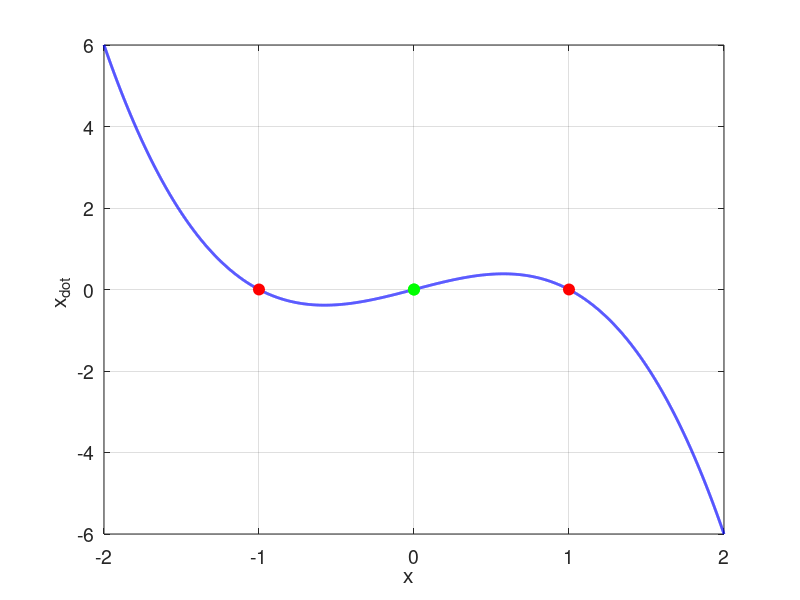

Recreate this plot in MATLAB. (Note: this script raises an error after producing the figure.)
% np003.m

% Physics of Neurones
% [1D] Dynamical Models: EXAMPLES
%   CELL 1: Phase Portrait Plot
%            Define function in CELL 1
%   CELL 2: Time Evolution of State Variable: Solve equation of motion
%            Define function in CELL 3 at end of Script

% DOING PHYSICS WITH MATLAB: 
%   http://www.physics.usyd.edu.au/teach_res/mp/mphome.htm
% Documentation
%   http://www.physics.usyd.edu.au/teach_res/mp/doc/np001.htm
% Download Scripts
%   http://www.physics.usyd.edu.au/teach_res/mp/mscripts/

% Ian Cooper  MatlabVisualPhysics@gmail.com
% 191102

close all
clc
clear

tic

% =====================================================================
% #1   PHASE PORTRAIT PLOT xDot vs x 
% =====================================================================
% x grid 
  xMin = -2;
  xMax = 2;
  Nx = 9999;
  x = linspace(xMin,xMax, Nx);

% Define function
%  xDot = -1 + x.^2;
   xDot = x - x.^3;
   
% Find equilibrium points xDot = 0  
%   zCount     Number of equilibrium points  
%   zIndex     Indices for equilibrium points 
%   ep = -1    Stable equilibrium point
%   ep = + 1   Unstable equilibrium point

  zCount = 0;
  
  for c = 1:Nx-1
    zSign = xDot(c)*xDot(c+1);
      if zSign <= 0
         zCount = zCount + 1;
         zIndex(zCount) = c;
      end
  end

  zLen = length(zIndex);
  if zLen > 0
  % Equilibrium Points
    disp('Equilibrium Points')
    disp(x(zIndex));
    
    ep = zeros(zLen,1);
      for c =  1 : zLen
        ep(c) = sign( xDot(zIndex(c)+1) - xDot(zIndex(c)-1) );
      end
  end

figure(1)  % Phase Portrait Plot
  pos = [0.05 0.05 0.25 0.35];
  set(gcf,'Units','normalized');
  set(gcf,'Position',pos);
  set(gcf,'color','w');
  LW = 2;
 
  hold on
  xP = x; yP = xDot;
  plot(xP,yP,'b','linewidth',LW)
  
for c = 1 : zLen
  if ep(c) == -1; col = 'r'; end
  if ep(c) ==  1; col = 'g'; end
  Hplot = plot(xP(zIndex(c)),yP(zIndex(c)),'o');
  set(Hplot,'markersize',8,'markerfacecolor',col,'markeredgecolor',col);
end

  box on
  grid on
  xlabel('x  ')
  ylabel('x_{dot} ')
  set(gca,'fontsize',14)


 
%% =====================================================================
%  #2   TIME EVOLUTION OF STATE VARIABLE
%  =====================================================================

% Initial conditions
   u0 = 2;
   
% Time domain
   tMax = 5;
   tSpan = linspace(0,tMax,9999);
   dt = tSpan(2)-tSpan(1);
  
% Solve ODE: State variable u
   options = odeset('RelTol',1e-6,'AbsTol',1e-6);
   [t,u] = ode45(@EqM, tSpan, u0, options);  


figure(2)  
  pos = [0.05 0.56 0.25 0.35];
  set(gcf,'Units','normalized');
  set(gcf,'Position',pos);
  set(gcf,'color','w');
  LW = 2;
  
  hold on
  xP = t; yP = u;
  plot(xP,yP,'b','linewidth',LW)
  
  ylim([xMin xMax])
  box on
  grid on
  xlabel('t  ')
  ylabel('x ')
  set(gca,'fontsize',14)

  
%%
toc

 
%% =====================================================================
%  #3   FUNCTIONS
%  =====================================================================

function uDot = EqM(t,u)
  
  uDot = zeros(1,1);
  
%  uDot(1) = -1 + u(1)^2;
   uDot(1) = u(1) - u(1)^3;
end  
